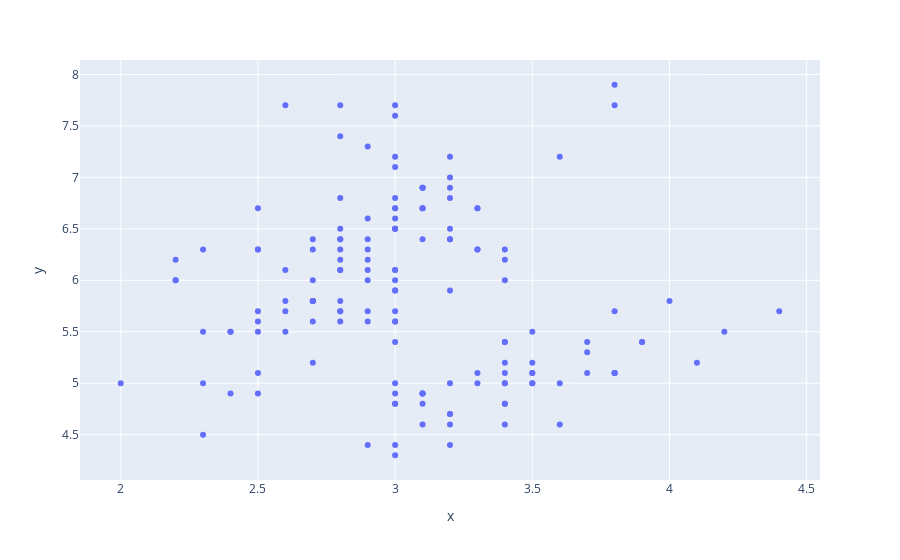

Notebook cell for this chart:
### Markdown cell above
But wait! Maybe a polars series is "array-like" and can be used as input? 
Yes it can!

### Code cell
px.scatter(
    x=iris["sepal_width"], 
    y=iris["sepal_length"])

### Figure 1 — Plotly figure (JSON) as saved in the notebook; plotly's stock layout.template omitted (floating-point values rounded to 4 significant figures; data arrays with more than 128 entries replaced by an {"elided": "..."} marker saying what was removed)
{"data": [{"hovertemplate": "x=%{x}<br>y=%{y}<extra></extra>", "legendgroup": "", "marker": {"color": "#636efa", "symbol": "circle"}, "mode": "markers", "name": "", "orientation": "v", "showlegend": false, "type": "scatter", "x": {"elided": "150 float values"}, "xaxis": "x", "y": {"elided": "150 float values"}, "yaxis": "y"}], "layout": {"legend": {"tracegroupgap": 0}, "margin": {"t": 60}, "xaxis": {"anchor": "y", "domain": [0.0, 1.0], "title": {"text": "x"}}, "yaxis": {"anchor": "x", "domain": [0.0, 1.0], "title": {"text": "y"}}}}
